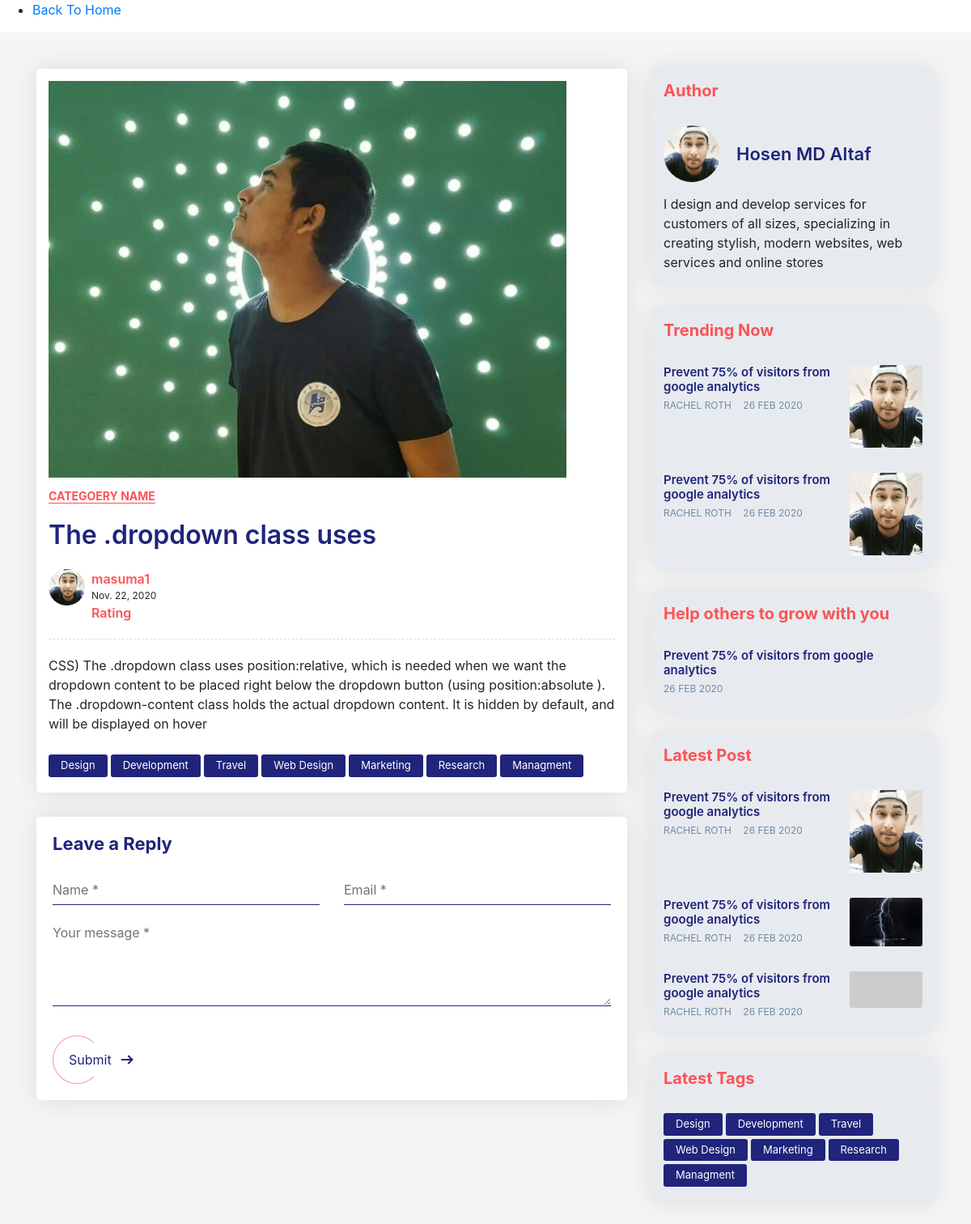
/account/post/18, run on an earlier commit of the app's database.
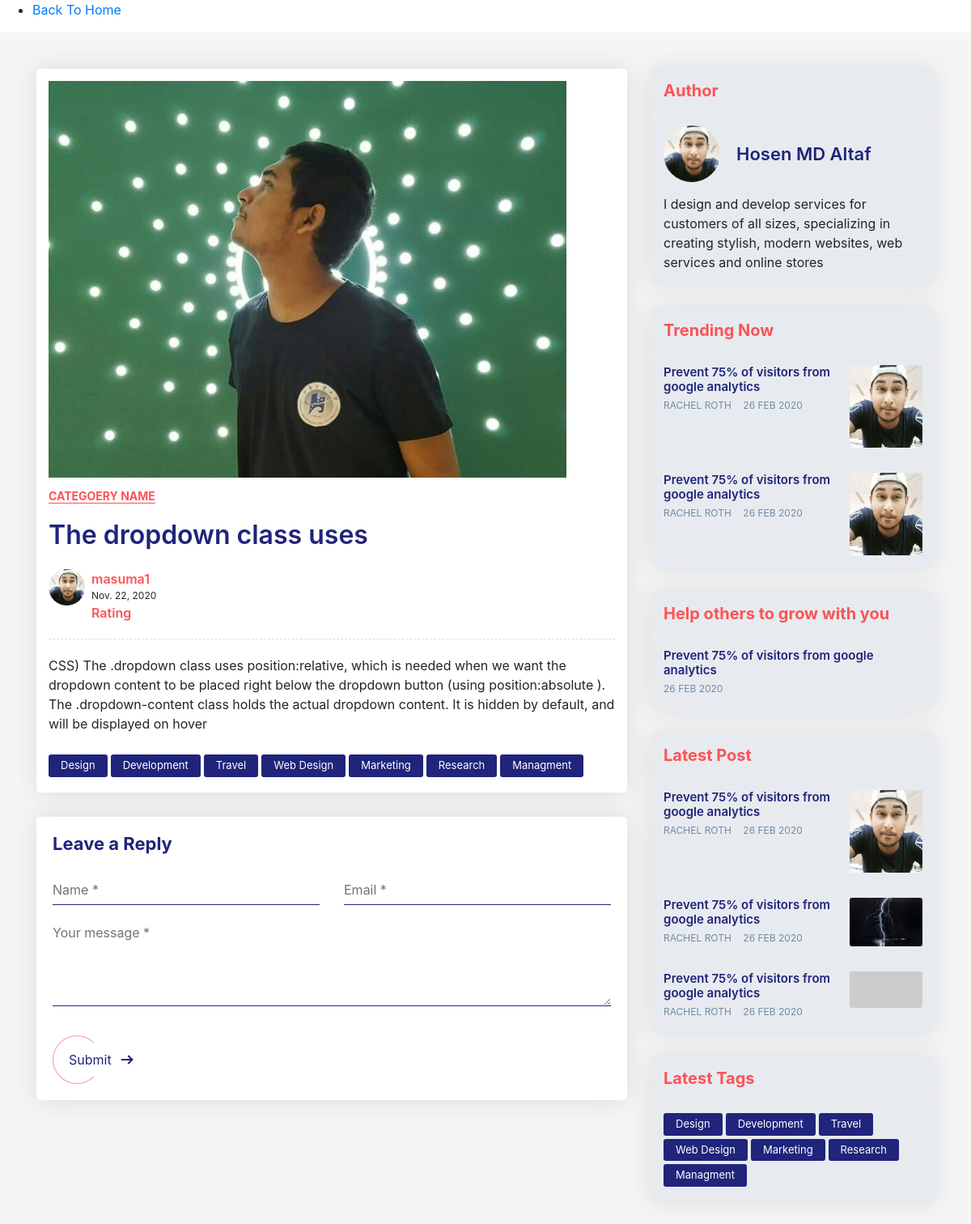
And on a later commit of the database.
### baseapp/models.py (models this page shows, shortened)
class Post(models.Model):
    title = models.CharField(max_length=50,null=True,blank=True)
    writer = models.ForeignKey(settings.AUTH_USER_MODEL, on_delete=models.CASCADE)
    content = models.TextField()
    post_date = models.DateField(auto_now_add=True)
    image=models.ImageField(upload_to='post_images', blank=True, null=True)
    category = models.ForeignKey('Category',on_delete=models.CASCADE, null=True, blank=True)
    view_count=models.IntegerField(default=0)
    '''
    @receiver(post_delete, sender=Post)
    def submission_delete(sender,instance, **kwargs):
        instance.image.delete(False)

    def pre_save_blog_post_receiver(sender,instance,*args, **kwargs):
        if not instance.slug:
            instance.slug = slugify(instance.writer.username + "-" + instance.title)
    pre_save.connect(pre_save_blog_post_receiver,sender=Post)

     '''

### account/models.py (models this page shows, shortened)
class Account(AbstractBaseUser):
		email 					= models.EmailField(verbose_name="email", max_length=60, unique=True)
		username 				= models.CharField(max_length=30, unique=True)
		date_joined				= models.DateTimeField(verbose_name='date joined', auto_now_add=True)
		last_login				= models.DateTimeField(verbose_name='last login', auto_now=True)
		is_admin				= models.BooleanField(default=False)
		is_active				= models.BooleanField(default=True)
		is_staff				= models.BooleanField(default=False)
		is_superuser			= models.BooleanField(default=False)
		profile_image                 =  models.ImageField(default='images/man.png',upload_to='profile_pics')
		bio                     =  models.CharField(max_length=100,null=True,blank=True)
		hide_email              = models.BooleanField(default=True)
		full_name               = models.CharField(max_length=30,null=True,blank=True)
		USERNAME_FIELD = 'email'
		REQUIRED_FIELDS = ['username']
		objects = MyAccountManager()
		def __str__(self):
			return  str(self.username)

### account/views.py (the view)
# urls.py: path('post/<int:pk>',PostdetailView.as_view(),name='articale-detail'),
class PostdetailView(DetailView):
    model=Post
    template_name='users/detail.html'

### users/templates/users/detail.html (shortened to what this page needs)
{% load static %}
 <!DOCTYPE html>
<html lang="en" dir="ltr">
  <head>
      <link rel="stylesheet" type="text/css" href="{% static 'css/postdeteil.css' %}">
       <link rel="stylesheet" href="https://cdn.jsdelivr.net/npm/bootstrap@4.5.3/dist/css/bootstrap.min.css"
>
  </head>
  <body>
    <ul>
      <li><a href="{% url 'account:profile-page' %}">Back To Home</a></li>
    </ul>
    <div class="blog-single gray-bg">
      <div class="container">
          <div class="row align-items-start">
              <div class="col-lg-8 m-15px-tb">
                  <article class="article">
                      <div class="article-img">
                     {% if object.image %}
                        <img src=" {{ object.image.url }} " title="" alt="">
                     {% endif %}
                      </div>
                      <div class="article-title">
                          <h6><a href="#">categoery name</a></h6>
                          <h2>{{object.title}}</h2>
                          <div class="media">
                              <div class="avatar">
                                  <img src="{% static 'images/aa.jpg' %}" title="" alt="">
                              </div>
                              <div class="media-body">
                                  <label>{{ object.writer }}</label>
                                  <span>{{ object.post_date }}</span>
                                  <label>Rating</label>
                              </div>
                          </div>
                      </div>
                      <div class="article-content">
                          <p>{{object.content }}</p>
                      </div>
                      <div class="nav tag-cloud">
                          <a href="#">Design</a>
                          <a href="#">Development</a>
                          <a href="#">Travel</a>
                          <a href="#">Web Design</a>
                          <a href="#">Marketing</a>
                          <a href="#">Research</a>
                          <a href="#">Managment</a>
                      </div>
                  </article>
                  <div class="contact-form article-comment">
                      <h4>Leave a Reply</h4>
                      <form id="contact-form" method="POST">
                          <div class="row">
                              <div class="col-md-6">
                                  <div class="form-group">
                                      <input name="Name" id="name" placeholder="Name *" class="form-control" type="text">
                                  </div>
                              </div>
                              <div class="col-md-6">
                                  <div class="form-group">
                                      <input name="Email" id="email" placeholder="Email *" class="form-control" type="email">
                                  </div>
                              </div>
                              <div class="col-md-12">
                                  <div class="form-group">
                                      <textarea name="message" id="message" placeholder="Your message *" rows="4" class="form-control"></textarea>
                                  </div>
                              </div>
                              <div class="col-md-12">
                                  <div class="send">
                                      <button class="px-btn theme"><span>Submit</span> <i class="arrow"></i></button>
                                  </div>
                              </div>
                          </div>
                      </form>
                  </div>
              </div>
              <div class="col-lg-4 m-15px-tb blog-aside">
                  <div class="widget widget-author">
                      <div class="widget-title">
                          <h3>Author</h3>
                      </div>
                      <div class="widget-body">
                          <div class="media align-items-center">
                              <div class="avatar">
                                <img src="{% static 'images/aa.jpg' %}" title="" alt="">
                              </div>
                              <div class="media-body">
                                  <h6>Hosen MD Altaf</h6>
                              </div>
                          </div>
                          <p>I design and develop services for customers of all sizes, specializing in creating stylish, modern websites, web services and online stores</p>
                      </div>
                  </div>
                  <div class="widget widget-post">
                      <div class="widget-title">
                          <h3>Trending Now</h3>
                      </div>
                      <div class="widget-body">
                        <div class="latest-post-aside media">
                            <div class="lpa-left media-body">
                                <div class="lpa-title">
                                    <h5><a href="#">Prevent 75% of visitors from google analytics</a></h5>
                                </div>
                                <div class="lpa-meta">
                                    <a class="name" href="#">
                                        Rachel Roth
                                    </a>
                                    <a class="date" href="#">
                                        26 FEB 2020
                                    </a>
                                </div>
                            </div>
                            <div class="lpa-right">
                                <a href="#">
                                    <img src="{% static 'images/aa.jpg' %}" title="" alt="">
                                </a>
                            </div>
                        </div>
                     <div class="latest-post-aside media">
                         <div class="lpa-left media-body">
                             <div class="lpa-title">
                                 <h5><a href="#">Prevent 75% of visitors from google analytics</a></h5>
                             </div>
                             <div class="lpa-meta">
                                 <a class="name" href="#">
                                     Rachel Roth
                                 </a>
                                 <a class="date" href="#">
                                     26 FEB 2020
                                 </a>
                             </div>
                         </div>
                         <div class="lpa-right">
                             <a href="#">
                                 <img src="images/aa.jpg" title="" alt="">
                             </a>
                         </div>
                     </div>
                      </div>
                  </div>
                 <div class="widget widget-post">
                     <div class="widget-title">
                         <h3>Help others to grow with you</h3>
                     </div>
                     <div class="widget-body">
                       <div class="latest-post-aside media">
                           <div class="lpa-left media-body">
                               <div class="lpa-title">
                                   <h5><a href="#">Prevent 75% of visitors from google analytics</a></h5>
                               </div>
                               <div class="lpa-meta">
                                   <a class="date" href="#">
                                       26 FEB 2020
                                   </a>
                               </div>
                           </div>
                       </div>
                     </div>
                 </div>
                  <div class="widget widget-latest-post">
                      <div class="widget-title">
                          <h3>Latest Post</h3>
                      </div>
                      <div class="widget-body">
                          <div class="latest-post-aside media">
                              <div class="lpa-left media-body">
                                  <div class="lpa-title">
                                      <h5><a href="#">Prevent 75% of visitors from google analytics</a></h5>
                                  </div>
                                  <div class="lpa-meta">
                                      <a class="name" href="#">
                                          Rachel Roth
                                      </a>
                                      <a class="date" href="#">
                                          26 FEB 2020
                                      </a>
                                  </div>
                              </div>
                              <div class="lpa-right">
                                  <a href="#">
                                      <img src="images/aa.jpg" title="" alt="">
                                  </a>
                              </div>
                          </div>
                          <div class="latest-post-aside media">
                              <div class="lpa-left media-body">
                                  <div class="lpa-title">
                                      <h5><a href="#">Prevent 75% of visitors from google analytics</a></h5>
                                  </div>
                                  <div class="lpa-meta">
                                      <a class="name" href="#">
                                          Rachel Roth
                                      </a>
                                      <a class="date" href="#">
                                          26 FEB 2020
                                      </a>
                                  </div>
                              </div>
                              <div class="lpa-right">
                                  <a href="#">
                                      <img src="images/cover3.jpg" title="" alt="">
                                  </a>
                              </div>
                          </div>
                          <div class="latest-post-aside media">
                              <div class="lpa-left media-body">
                                  <div class="lpa-title">
                                      <h5><a href="#">Prevent 75% of visitors from google analytics</a></h5>
                                  </div>
                                  <div class="lpa-meta">
                                      <a class="name" href="#">
                                          Rachel Roth
                                      </a>
                                      <a class="date" href="#">
                                          26 FEB 2020
                                      </a>
                                  </div>
                              </div>
                              <div class="lpa-right">
                                  <a href="#">
                                      <img src="https://via.placeholder.com/400x200/FFB6C1/000000" title="" alt="">
                                  </a>
                              </div>
                          </div>
                      </div>
                  </div>
                  <div class="widget widget-tags">
                      <div class="widget-title">
                          <h3>Latest Tags</h3>
                      </div>
                      <div class="widget-body">
                          <div class="nav tag-cloud">
                              <a href="#">Design</a>
                              <a href="#">Development</a>
                              <a href="#">Travel</a>
                              <a href="#">Web Design</a>
                              <a href="#">Marketing</a>
                              <a href="#">Research</a>
                              <a href="#">Managment</a>
                          </div>
                      </div>
                  </div>
              </div>
          </div>
      </div>
  </div>
  </body>
</html>

What changed in the data, as far as the page shows it:
changed Post "masuma1": title "The .dropdown class uses" → "The dropdown class uses"
